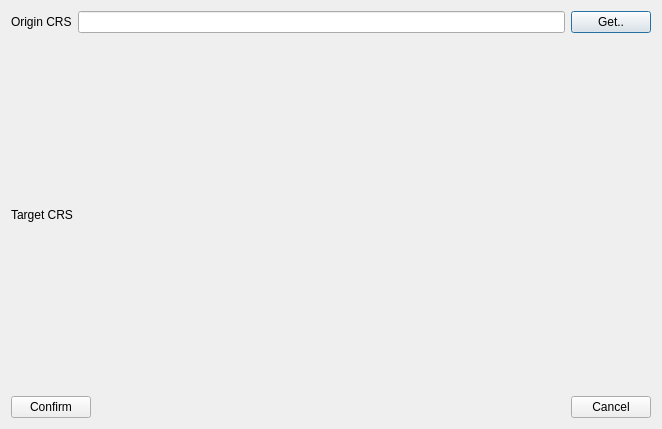
<?xml version="1.0" encoding="UTF-8"?>
<ui version="4.0">
 <class>GwmCoordinate</class>
 <widget class="QDialog" name="GwmCoordinate">
  <property name="geometry">
   <rect>
    <x>0</x>
    <y>0</y>
    <width>662</width>
    <height>429</height>
   </rect>
  </property>
  <property name="windowTitle">
   <string>Dialog</string>
  </property>
  <layout class="QVBoxLayout" name="verticalLayout_2">
   <item>
    <layout class="QVBoxLayout" name="verticalLayout">
     <item>
      <layout class="QHBoxLayout" name="horizontalLayout">
       <item>
        <widget class="QLabel" name="label">
         <property name="text">
          <string>Origin CRS</string>
         </property>
        </widget>
       </item>
       <item>
        <widget class="QLineEdit" name="lineEditOri"/>
       </item>
       <item>
        <widget class="QPushButton" name="BtnResPrj">
         <property name="text">
          <string>Get..</string>
         </property>
        </widget>
       </item>
      </layout>
     </item>
     <item>
      <layout class="QHBoxLayout" name="horizontalLayout_2">
       <item>
        <widget class="QLabel" name="label_2">
         <property name="text">
          <string>Target CRS</string>
         </property>
        </widget>
       </item>
      </layout>
     </item>
     <item>
      <layout class="QHBoxLayout" name="horizontalLayout_3">
       <item>
        <widget class="QPushButton" name="btnOK">
         <property name="text">
          <string>Confirm</string>
         </property>
        </widget>
       </item>
       <item>
        <spacer name="horizontalSpacer">
         <property name="orientation">
          <enum>Qt::Horizontal</enum>
         </property>
         <property name="sizeHint" stdset="0">
          <size>
           <width>40</width>
           <height>20</height>
          </size>
         </property>
        </spacer>
       </item>
       <item>
        <widget class="QPushButton" name="btnCancel">
         <property name="text">
          <string>Cancel</string>
         </property>
        </widget>
       </item>
      </layout>
     </item>
    </layout>
   </item>
  </layout>
 </widget>
 <resources/>
 <connections/>
</ui>
